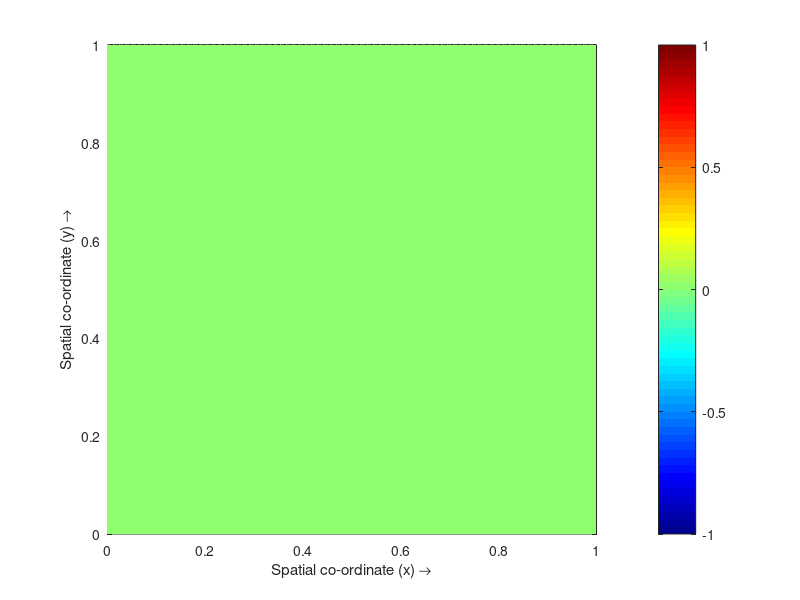

The MATLAB source for this figure:
clear;
nx=80;                        
ny=80;                       
T=5;                          
dt=1e-2;                     
nt=ceil(T/dt);               
dt=T/nt;                     
L=1;                          
H=1;                          
Re=1e2;                      
dx=L/(nx-1);                  
dy=H/(ny-1);                  
x=0:dx:L;                     
y=0:dy:H;                    
u=zeros(nx+1,ny);             
v=zeros(nx,ny+1);             
p=zeros(nx,ny);               
S=zeros(nx-2,ny-2);           
ustar=u; uhalf=u; uconv=u;
vstar=v; vhalf=v; vconv=v;
UN=1;   VN=0;      
US=0;   VS=0;
UE=0;   VW=0;                  
UW=0;   VE=0;
                
bcu=zeros(nx-1,ny-2);
bcu(1,:)=2*UW/dx^2; bcu(end,:)=2*UE/dx^2; 
bcu(:,1)=US/dy^2; bcu(:,end)=UN/dy^2;      
bcu(1,1)=2*UW/dx^2+US/dy^2; bcu(end,1)=2*UE/dx^2+US/dy^2;
bcu(1,end)=2*UW/dx^2+UN/dy^2; bcu(end,end)=2*UE/dx^2+UN/dy^2;
bcu=dt*bcu/Re;

bcv=zeros(nx-2,ny-1);
bcv(1,:)=VW/dx^2; bcv(end,:)=VE/dx^2;     
bcv(:,1)=2*VS/dy^2; bcv(:,end)=2*VN/dy^2;  
bcv(1,1)=VW/dx^2+2*VS/dy^2; bcv(end,1)=VE/dx^2+2*VS/dy^2;
bcv(1,end)=VW/dx^2+2*VN/dy^2; bcv(end,end)=VE/dx^2+2*VN/dy^2;
bcv=dt*bcv/Re;

e=ones(nx-1,1);i=ones(ny-2,1);
Ax=spdiags(e*[1 -2 1],-1:1,nx-1,nx-1);      
Ay=spdiags(i*[1 -2 1],-1:1,ny-2,ny-2);      
Ax(1,1)=-3;Ax(end,end)=-3;
A=kron(Ay/dy^2,speye(nx-1))+kron(speye(ny-2),Ax/dx^2);
Du=speye((nx-1)*(ny-2))-dt*A/Re;
pu=symamd(Du);[Lu Uu]=lu(Du(pu,pu));

e=ones(nx-2,1);i=ones(ny-1,1);
Ax=spdiags(e*[1 -2 1],-1:1,nx-2,nx-2);      
Ay=spdiags(i*[1 -2 1],-1:1,ny-1,ny-1);      
Ay(1,1)=-3;Ay(end,end)=-3;
A=kron(Ay/dy^2,speye(nx-2))+kron(speye(ny-1),Ax/dx^2);
Dv=speye((nx-2)*(ny-1))-dt*A/Re;
pv=symamd(Dv);[Lv Uv]=lu(Dv(pv,pv));

e=ones(nx-2,1);i=ones(ny-2,1);
Ax=spdiags(e*[1 -2 1],-1:1,nx-2,nx-2);      
Ay=spdiags(i*[1 -2 1],-1:1,ny-2,ny-2); 
Ax(1,1)=-1;Ax(end,end)=-1;
Ay(1,1)=-1;Ay(end,end)=-1;
A=kron(Ay/dy^2,speye(nx-2))+kron(speye(ny-2),Ax/dx^2);
A(end,end)=A(end,end)+1;
pp=symamd(A);[Lp Up]=lu(A(pp,pp));

u(1,:)=2*UW-u(2,:); u(end,:)=2*UE-u(end-1,:); u(:,1)=US; u(:,end)=UN;
v(1,:)=VW; v(end,:)=VE; v(:,1)=2*VS-v(:,2); v(:,end)=2*VN-v(:,end-1);

i=2:nx-1;
j=2:ny-1;
for it=0:nt
    uplot(1:nx,1:ny)=0.5*(u(1:nx,1:ny)+u(2:nx+1,1:ny));
    vplot(1:nx,1:ny)=0.5*(v(1:nx,1:ny)+v(1:nx,2:ny+1));
    Len = sqrt(uplot.^2+vplot.^2+eps);
    uplot=uplot./Len; vplot=vplot./Len;
    if(rem(it,10)==0)
        quiver(x,y,uplot',vplot',0.6,'k-')
        axis equal
        axis([0 L 0 H])
        hold on 
        pcolor(x,y,p');
        colormap(jet)
        colorbar
        shading interp
        axis equal
        axis([0 L 0 H])
        xlabel('Spatial co-ordinate (x) \rightarrow')
        ylabel('Spatial co-ordinate (y) \rightarrow')
        drawnow;
        hold off
    end
    
    un=u; vn=v;

    uconv(i+1,j)=un(i+1,j)-(dt/(4*dx))*((un(i+2,j)+un(i+1,j)).^2-(un(i+1,j)+un(i,j)).^2)...
        -(dt/(4*dy))*((un(i+1,j)+un(i+1,j+1)).*(vn(i,j+1)+vn(i+1,j+1))-(un(i+1,j)+un(i+1,j-1)).*(vn(i,j)+vn(i+1,j)));
    vconv(i,j+1)=vn(i,j+1)-(dt/(4*dx))*((un(i+1,j)+un(i+1,j+1)).*(vn(i,j+1)+vn(i+1,j+1))-(un(i,j)+un(i,j-1)).*(vn(i,j+1)+vn(i-1,j+1)))...
        -(dt/(4*dy))*((vn(i,j+2)+vn(i,j+1)).^2-(vn(i,j+1)+vn(i,j)).^2);
    
    S(i-1,j-1)=(ustar(i+1,j)-ustar(i,j))/dx...
        +(vstar(i,j+1)-vstar(i,j))/dy;
    s=reshape(S,[],1);
    s(pp)=Up\(Lp\s(pp));
    s=reshape(s,nx-2,ny-2);
    p(2:end-1,2:end-1)=s;
    p(1,:)=p(2,:);p(end,:)=p(end-1,:);
    p(:,1)=p(:,2);p(:,end)=p(:,end-1);
    
    u(i+1,j)=ustar(i+1,j)-(p(i+1,j)-p(i,j))/dx;
    v(i,j+1)=vstar(i,j+1)-(p(i,j+1)-p(i,j))/dy;
    u(1,:)=2*UW-u(2,:); u(end,:)=2*UE-u(end-1,:); u(:,1)=US; u(:,end)=UN;
    v(1,:)=VW; v(end,:)=VE; v(:,1)=2*VS-v(:,2); v(:,end)=2*VN-v(:,end-1);
end
